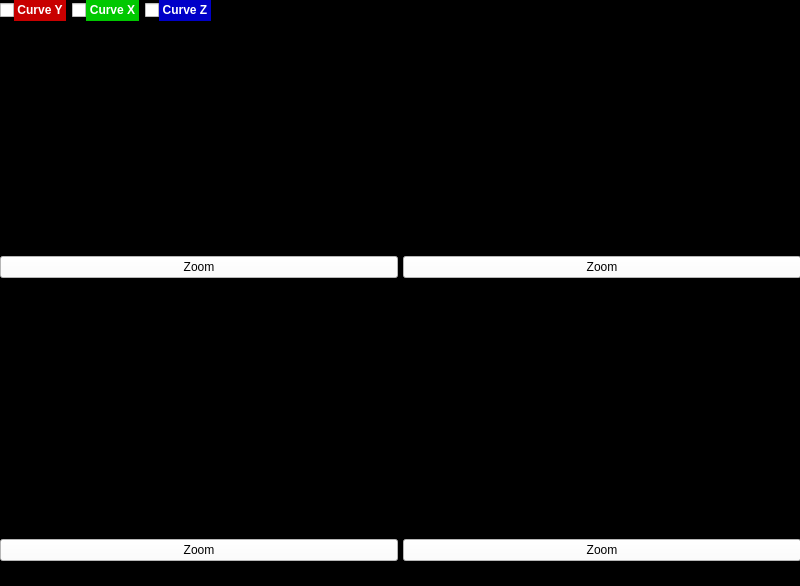
<?xml version="1.0" encoding="UTF-8"?>
<ui version="4.0">
 <class>MainWindow</class>
 <widget class="QMainWindow" name="MainWindow">
  <property name="geometry">
   <rect>
    <x>0</x>
    <y>0</y>
    <width>800</width>
    <height>586</height>
   </rect>
  </property>
  <property name="windowTitle">
   <string>MainWindow</string>
  </property>
  <property name="styleSheet">
   <string notr="true">background-color: rgb(0, 0, 0);</string>
  </property>
  <widget class="QWidget" name="centralwidget">
   <widget class="QWidget" name="gridLayoutWidget">
    <property name="geometry">
     <rect>
      <x>0</x>
      <y>0</y>
      <width>801</width>
      <height>561</height>
     </rect>
    </property>
    <layout class="QGridLayout" name="gridLayout" rowstretch="0,0,0,0">
     <property name="leftMargin">
      <number>0</number>
     </property>
     <property name="bottomMargin">
      <number>0</number>
     </property>
     <property name="spacing">
      <number>5</number>
     </property>
     <item row="0" column="2">
      <widget class="PlotWidget" name="Graph2" native="true"/>
     </item>
     <item row="2" column="2">
      <widget class="PlotWidget" name="Graph4" native="true"/>
     </item>
     <item row="2" column="0">
      <widget class="PlotWidget" name="Graph3" native="true"/>
     </item>
     <item row="1" column="0">
      <widget class="QPushButton" name="pushButton_5">
       <property name="styleSheet">
        <string notr="true">background-color: rgb(255, 255, 255);</string>
       </property>
       <property name="text">
        <string>Zoom</string>
       </property>
      </widget>
     </item>
     <item row="3" column="0">
      <widget class="QPushButton" name="pushButton_6">
       <property name="styleSheet">
        <string notr="true">background-color: rgb(255, 255, 255);</string>
       </property>
       <property name="text">
        <string>Zoom</string>
       </property>
      </widget>
     </item>
     <item row="1" column="2">
      <widget class="QPushButton" name="pushButton_7">
       <property name="styleSheet">
        <string notr="true">background-color: rgb(255, 255, 255);</string>
       </property>
       <property name="text">
        <string>Zoom</string>
       </property>
      </widget>
     </item>
     <item row="3" column="2">
      <widget class="QPushButton" name="pushButton_8">
       <property name="styleSheet">
        <string notr="true">background-color: rgb(255, 255, 255);</string>
       </property>
       <property name="text">
        <string>Zoom</string>
       </property>
      </widget>
     </item>
     <item row="0" column="0">
      <widget class="PlotWidget" name="Graph1" native="true">
       <widget class="QWidget" name="horizontalLayoutWidget_4">
        <property name="geometry">
         <rect>
          <x>0</x>
          <y>0</y>
          <width>211</width>
          <height>21</height>
         </rect>
        </property>
        <layout class="QHBoxLayout" name="horizontalLayout_6">
         <item>
          <layout class="QHBoxLayout" name="horizontalLayout_3" stretch="0,10">
           <property name="spacing">
            <number>0</number>
           </property>
           <property name="leftMargin">
            <number>0</number>
           </property>
           <property name="rightMargin">
            <number>0</number>
           </property>
           <item>
            <widget class="QCheckBox" name="checkBox_4">
             <property name="toolTip">
              <string>&lt;html&gt;&lt;head/&gt;&lt;body&gt;&lt;p&gt;&lt;span style=&quot; font-weight:600;&quot;&gt;Curve Y&lt;/span&gt;&lt;/p&gt;&lt;/body&gt;&lt;/html&gt;</string>
             </property>
             <property name="styleSheet">
              <string notr="true">background: none</string>
             </property>
             <property name="text">
              <string/>
             </property>
             <property name="checked">
              <bool>false</bool>
             </property>
            </widget>
           </item>
           <item>
            <widget class="QLabel" name="label">
             <property name="styleSheet">
              <string notr="true">background-color: rgba(255, 0, 0, 200);
</string>
             </property>
             <property name="text">
              <string>&lt;html&gt;&lt;head/&gt;&lt;body&gt;&lt;p align=&quot;center&quot;&gt;&lt;span style=&quot; font-weight:600; color:#ffffff;&quot;&gt;Curve Y&lt;/span&gt;&lt;/p&gt;&lt;/body&gt;&lt;/html&gt;</string>
             </property>
            </widget>
           </item>
          </layout>
         </item>
         <item>
          <layout class="QHBoxLayout" name="horizontalLayout_4" stretch="0,10">
           <property name="spacing">
            <number>0</number>
           </property>
           <property name="leftMargin">
            <number>0</number>
           </property>
           <property name="rightMargin">
            <number>0</number>
           </property>
           <item>
            <widget class="QCheckBox" name="checkBox_5">
             <property name="styleSheet">
              <string notr="true">background: none</string>
             </property>
             <property name="text">
              <string/>
             </property>
            </widget>
           </item>
           <item>
            <widget class="QLabel" name="label_2">
             <property name="styleSheet">
              <string notr="true">background-color: rgba(0, 255, 0, 200);</string>
             </property>
             <property name="text">
              <string>&lt;html&gt;&lt;head/&gt;&lt;body&gt;&lt;p align=&quot;center&quot;&gt;&lt;span style=&quot; font-weight:600; color:#ffffff;&quot;&gt;Curve X&lt;/span&gt;&lt;/p&gt;&lt;/body&gt;&lt;/html&gt;</string>
             </property>
            </widget>
           </item>
          </layout>
         </item>
         <item>
          <layout class="QHBoxLayout" name="horizontalLayout_5" stretch="0,10">
           <property name="spacing">
            <number>0</number>
           </property>
           <property name="leftMargin">
            <number>0</number>
           </property>
           <property name="rightMargin">
            <number>0</number>
           </property>
           <item>
            <widget class="QCheckBox" name="checkBox_6">
             <property name="styleSheet">
              <string notr="true">background: none</string>
             </property>
             <property name="text">
              <string/>
             </property>
            </widget>
           </item>
           <item>
            <widget class="QLabel" name="label_3">
             <property name="styleSheet">
              <string notr="true">background-color: rgba(0, 0, 255, 200);</string>
             </property>
             <property name="text">
              <string>&lt;html&gt;&lt;head/&gt;&lt;body&gt;&lt;p align=&quot;center&quot;&gt;&lt;span style=&quot; font-weight:600; color:#ffffff;&quot;&gt;Curve Z&lt;/span&gt;&lt;/p&gt;&lt;/body&gt;&lt;/html&gt;</string>
             </property>
            </widget>
           </item>
          </layout>
         </item>
        </layout>
       </widget>
      </widget>
     </item>
    </layout>
   </widget>
  </widget>
 </widget>
 <customwidgets>
  <customwidget>
   <class>PlotWidget</class>
   <extends>QWidget</extends>
   <header>pyqtgraph</header>
   <container>1</container>
  </customwidget>
 </customwidgets>
 <resources/>
 <connections/>
</ui>
